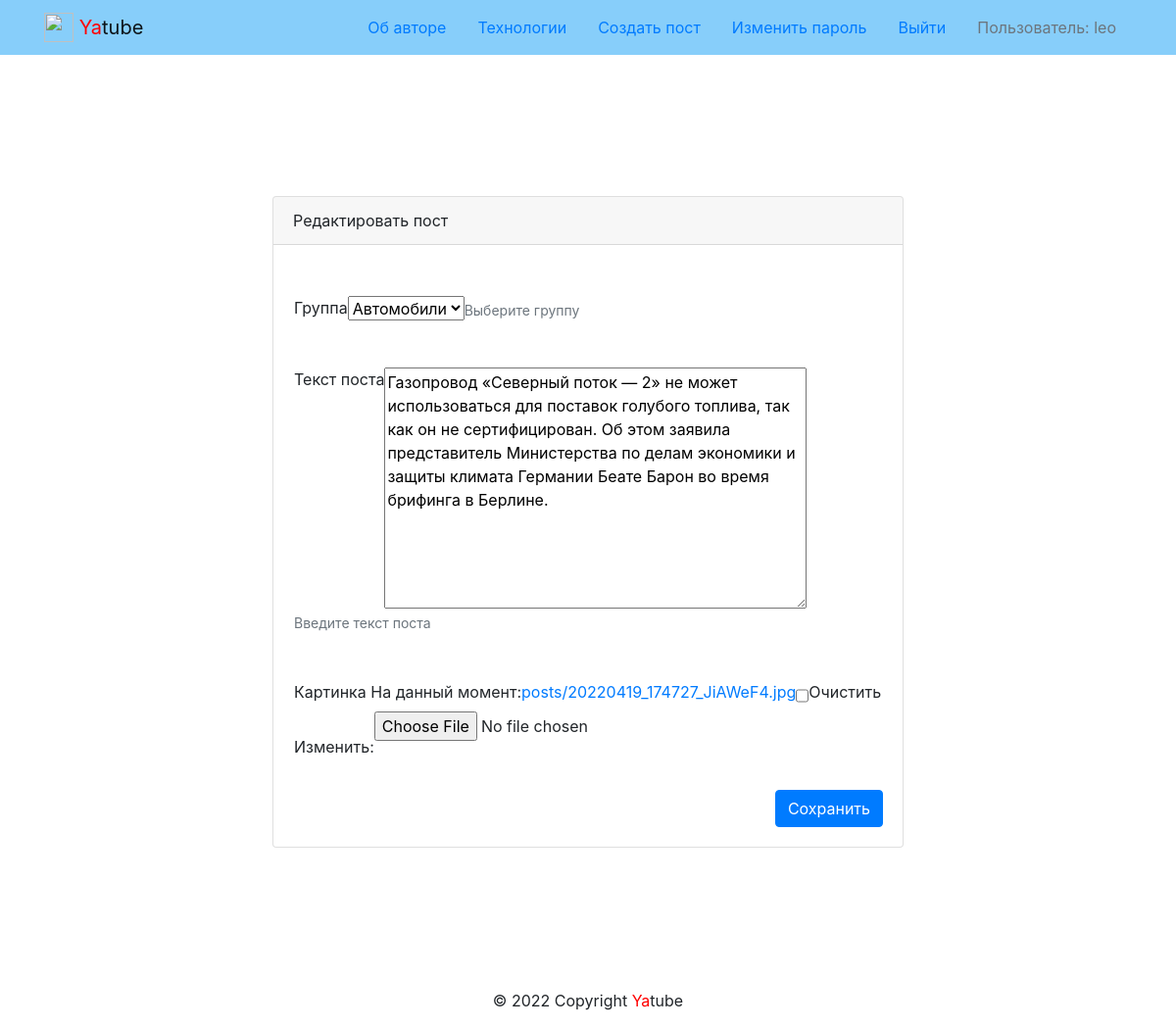
The page /posts/45/edit/ (signed in) on the database its author committed.
### posts/models.py (models this page shows, shortened)
class Post(models.Model):
    text = models.TextField(
        verbose_name="Текст поста",
        help_text="Введите текст поста")
    pub_date = models.DateTimeField(
        auto_now_add=True,
        verbose_name="Дата публикации",
        help_text="Дата публикации")
    author = models.ForeignKey(
        User,
        on_delete=models.CASCADE,
        related_name="posts",
        verbose_name="Автор",
        help_text="Автор поста")
    group = models.ForeignKey(
        Group,
        on_delete=models.SET_NULL,
        related_name="posts",
        verbose_name="Группа",
        help_text="Выберите группу",
        blank=True,
        null=True)
    image = models.ImageField(
        verbose_name='Картинка',
        upload_to='posts/',
        blank=True
    )
    class Meta:
        ordering = ('-pub_date',)
        verbose_name = 'Пост'
        verbose_name_plural = 'Посты'

### posts/views.py (the view)
# urls.py: path('posts/<int:post_id>/edit/', views.post_edit, name='post_edit'),
@login_required
def post_edit(request, post_id):
    post = get_object_or_404(Post, pk=post_id)
    if post.author != request.user:
        return redirect('posts:post_detail', post_id=post_id)
    form = PostForm(
        request.POST or None,
        files=request.FILES or None,
        instance=post
    )
    if form.is_valid():
        form.save()
        return redirect('posts:post_detail', post_id=post_id)
    context = {
        'post': post,
        'form': form,
        'is_edit': True,
    }
    return render(request, 'posts/create_post.html', context)

### posts/forms.py
class PostForm(forms.ModelForm):
    class Meta:
        model = Post
        fields = ("group", "text", 'image',)

### core/context_processors/year.py (called while the page is built)
def year(request):
    return {
        'year': datetime.now().year
    }

### posts/models.py (called while the page is built)
    def __str__(self):
        return self.title

### templates/posts/create_post.html (shortened to what this page needs)
{% extends 'base.html' %}
{% block content %}
  <div class="container py-5">
    <div class="row justify-content-center">
      <div class="col-md-8 p-5">
        <div class="card">
          <div class="card-header">
            {% if is_edit %}
              Редактировать пост
            {% else %}
              Новый пост
            {% endif %}
          </div>
          <div class="card-body">
          <form method="post" action="" enctype="multipart/form-data">
            {% for field in form  %}
             <div class="form-group row my-3 p-3"">
              {{ field.label }} {{field}}
              <small id="id_text-help" class="form-text text-muted">
                {{ field.help_text }}
              </small>
             </div>
            {% endfor %}
          <div class="d-flex justify-content-end">
            <button type="submit" class="btn btn-primary">
              {% if is_edit %}
                Сохранить
              {% else %}
                Добавить
              {% endif %}
            </button>
          </div>
          </form>
          </div>
        </div>
      </div>
    </div>
  </div>
{% endblock %}

### templates/base.html (shortened to what this page needs)
{% load static %}
<!DOCTYPE html>
<html lang="ru">
  <head>
    <link rel="stylesheet" href="{% static 'css/bootstrap.min.css' %}">
  </head>
  <body>
    <header>
      {% include 'includes/header.html' %}
    </header>
    <main>
      <div class="container py-5">
        {% block content %}{% endblock %}
      </div>
    </main>
    <footer>
      {% include 'includes/footer.html' %}
    </footer>
  </body>
</html>

### templates/includes/header.html (shortened to what this page needs)
{% load static %}
<nav class="navbar navbar-light" style="background-color: lightskyblue">
  <div class="container">
    <a class="navbar-brand" href="{% url 'posts:index' %}">
      <img src="{% static 'img/logo.png' %}" width="30" height="30" class="d-inline-block align-top" alt="">
      <span style="color:red">Ya</span>tube
    </a>
    <ul class = "nav nav-pills" >
      <li class = "nav-item" >
         <a class="nav-link
                 "
          href="{% url 'about:author' %}"
          > Об авторе
        </a>
      </li>
      <li class = "nav-item" >
         <a class="nav-link
                 "
          href="{% url 'about:tech' %}"
          > Технологии
         </a>
      </li>
      {% if user.is_authenticated %}
        <li class = "nav-item" >
          <a class="nav-link
                  "
          href="{% url 'posts:post_create' %}"
          > Cоздать пост
          </a>
        </li>
        <li class = "nav-item" >
          <a class="nav-link
                  "
          href="{% url 'users:password_change_form' %}"
          > Изменить пароль
          </a>
        </li>
        <li class = "nav-item" >
          <a class="nav-link
                  "
          href="{% url 'users:logout' %}"
          > Выйти
          </a>
        </li>
        <li class = "nav-item" >
          <a class="nav-link disabled
                  "
          > Пользователь: {{ user.username }}
          </a>
        </li>
     {% endif %}
    </ul>
  </div>
</nav>

### templates/includes/footer.html
{% now "Y" as current_year %}
<p align="center">© {{ current_year }} Copyright <span style="color:red">Ya</span>tube</p>

### rows shown on the page
Post: form "Автомобили" "Газопровод «Северный поток — 2» не может использоваться для поставок голубого топлива, так как он не сертифицирован. Об этом заявила представитель Министерства по делам экономики и защиты климата Германии Беате Барон во время брифинга в Берлине."

### other values the page prints
{{ user.username }} "leo"
{{ field.label }} "Группа" "Текст поста" "Картинка"
{{ field.help_text }} "Выберите группу" "Введите текст поста"
{{ current_year }} "2022"
